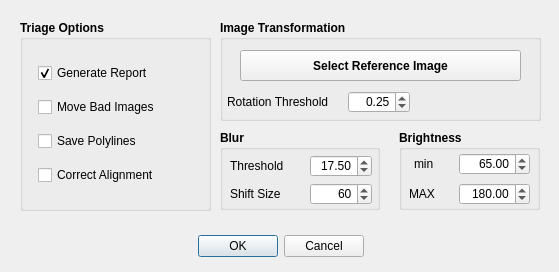
<?xml version="1.0" encoding="UTF-8"?>
<ui version="4.0">
 <class>TriageOptionsDlg</class>
 <widget class="QDialog" name="TriageOptionsDlg">
  <property name="geometry">
   <rect>
    <x>0</x>
    <y>0</y>
    <width>559</width>
    <height>272</height>
   </rect>
  </property>
  <property name="windowTitle">
   <string>Dialog</string>
  </property>
  <widget class="QDialogButtonBox" name="dialogButtonBox_ApplyCancel">
   <property name="geometry">
    <rect>
     <x>120</x>
     <y>230</y>
     <width>321</width>
     <height>32</height>
    </rect>
   </property>
   <property name="layoutDirection">
    <enum>Qt::LeftToRight</enum>
   </property>
   <property name="autoFillBackground">
    <bool>false</bool>
   </property>
   <property name="orientation">
    <enum>Qt::Horizontal</enum>
   </property>
   <property name="standardButtons">
    <set>QDialogButtonBox::Cancel|QDialogButtonBox::Ok</set>
   </property>
   <property name="centerButtons">
    <bool>true</bool>
   </property>
  </widget>
  <widget class="QGroupBox" name="groupBox_12">
   <property name="geometry">
    <rect>
     <x>220</x>
     <y>130</y>
     <width>160</width>
     <height>80</height>
    </rect>
   </property>
   <property name="font">
    <font>
     <weight>75</weight>
     <bold>true</bold>
    </font>
   </property>
   <property name="title">
    <string>Blur</string>
   </property>
   <widget class="QDoubleSpinBox" name="doubleSpinBoxBlurThreshhold">
    <property name="geometry">
     <rect>
      <x>90</x>
      <y>25</y>
      <width>62</width>
      <height>22</height>
     </rect>
    </property>
    <property name="font">
     <font>
      <weight>50</weight>
      <bold>false</bold>
     </font>
    </property>
    <property name="alignment">
     <set>Qt::AlignRight|Qt::AlignTrailing|Qt::AlignVCenter</set>
    </property>
    <property name="minimum">
     <double>-100.000000000000000</double>
    </property>
    <property name="maximum">
     <double>100.000000000000000</double>
    </property>
    <property name="value">
     <double>17.500000000000000</double>
    </property>
   </widget>
   <widget class="QLabel" name="labelBlurThreshhold_2">
    <property name="geometry">
     <rect>
      <x>10</x>
      <y>28</y>
      <width>61</width>
      <height>16</height>
     </rect>
    </property>
    <property name="font">
     <font>
      <weight>50</weight>
      <bold>false</bold>
     </font>
    </property>
    <property name="text">
     <string>Threshold</string>
    </property>
   </widget>
   <widget class="QLabel" name="labelShiftSize_2">
    <property name="geometry">
     <rect>
      <x>10</x>
      <y>56</y>
      <width>61</width>
      <height>16</height>
     </rect>
    </property>
    <property name="font">
     <font>
      <weight>50</weight>
      <bold>false</bold>
     </font>
    </property>
    <property name="text">
     <string>Shift Size</string>
    </property>
   </widget>
   <widget class="QSpinBox" name="spinBoxShiftSize">
    <property name="geometry">
     <rect>
      <x>90</x>
      <y>53</y>
      <width>62</width>
      <height>22</height>
     </rect>
    </property>
    <property name="font">
     <font>
      <weight>50</weight>
      <bold>false</bold>
     </font>
    </property>
    <property name="alignment">
     <set>Qt::AlignRight|Qt::AlignTrailing|Qt::AlignVCenter</set>
    </property>
    <property name="maximum">
     <number>1000</number>
    </property>
    <property name="value">
     <number>60</number>
    </property>
   </widget>
  </widget>
  <widget class="QGroupBox" name="groupBox_11">
   <property name="geometry">
    <rect>
     <x>399</x>
     <y>130</y>
     <width>141</width>
     <height>80</height>
    </rect>
   </property>
   <property name="font">
    <font>
     <weight>75</weight>
     <bold>true</bold>
    </font>
   </property>
   <property name="title">
    <string>Brightness</string>
   </property>
   <widget class="QLabel" name="labelBrightnessMin_3">
    <property name="geometry">
     <rect>
      <x>15</x>
      <y>26</y>
      <width>31</width>
      <height>16</height>
     </rect>
    </property>
    <property name="font">
     <font>
      <weight>50</weight>
      <bold>false</bold>
     </font>
    </property>
    <property name="text">
     <string>min</string>
    </property>
   </widget>
   <widget class="QLabel" name="labelBrightnessMin_4">
    <property name="geometry">
     <rect>
      <x>10</x>
      <y>56</y>
      <width>31</width>
      <height>16</height>
     </rect>
    </property>
    <property name="font">
     <font>
      <weight>50</weight>
      <bold>false</bold>
     </font>
    </property>
    <property name="text">
     <string>MAX</string>
    </property>
   </widget>
   <widget class="QDoubleSpinBox" name="doubleSpinBoxBrightnessMin">
    <property name="geometry">
     <rect>
      <x>60</x>
      <y>23</y>
      <width>71</width>
      <height>22</height>
     </rect>
    </property>
    <property name="font">
     <font>
      <weight>50</weight>
      <bold>false</bold>
     </font>
    </property>
    <property name="alignment">
     <set>Qt::AlignRight|Qt::AlignTrailing|Qt::AlignVCenter</set>
    </property>
    <property name="maximum">
     <double>255.000000000000000</double>
    </property>
    <property name="value">
     <double>65.000000000000000</double>
    </property>
   </widget>
   <widget class="QDoubleSpinBox" name="doubleSpinBoxBrightnessMax">
    <property name="geometry">
     <rect>
      <x>60</x>
      <y>53</y>
      <width>71</width>
      <height>22</height>
     </rect>
    </property>
    <property name="font">
     <font>
      <weight>50</weight>
      <bold>false</bold>
     </font>
    </property>
    <property name="alignment">
     <set>Qt::AlignRight|Qt::AlignTrailing|Qt::AlignVCenter</set>
    </property>
    <property name="maximum">
     <double>255.000000000000000</double>
    </property>
    <property name="value">
     <double>180.000000000000000</double>
    </property>
   </widget>
  </widget>
  <widget class="QGroupBox" name="groupBox">
   <property name="geometry">
    <rect>
     <x>20</x>
     <y>20</y>
     <width>191</width>
     <height>191</height>
    </rect>
   </property>
   <property name="font">
    <font>
     <weight>75</weight>
     <bold>true</bold>
    </font>
   </property>
   <property name="title">
    <string>Triage Options</string>
   </property>
   <widget class="QWidget" name="layoutWidget">
    <property name="geometry">
     <rect>
      <x>18</x>
      <y>35</y>
      <width>151</width>
      <height>141</height>
     </rect>
    </property>
    <layout class="QVBoxLayout" name="verticalLayout">
     <item>
      <widget class="QCheckBox" name="checkBoxTriageImagesReport">
       <property name="font">
        <font>
         <weight>50</weight>
         <bold>false</bold>
        </font>
       </property>
       <property name="text">
        <string>Generate Report</string>
       </property>
       <property name="checked">
        <bool>true</bool>
       </property>
      </widget>
     </item>
     <item>
      <widget class="QCheckBox" name="checkBoxTriageImagesMove">
       <property name="font">
        <font>
         <weight>50</weight>
         <bold>false</bold>
        </font>
       </property>
       <property name="toolTip">
        <string>Check this box to move bad images into the subfolder &quot;MovedImages&quot; which is automatically created beneath the image folder.</string>
       </property>
       <property name="text">
        <string>Move Bad Images</string>
       </property>
      </widget>
     </item>
     <item>
      <widget class="QCheckBox" name="checkBox_TriageImages_SavePolylines">
       <property name="font">
        <font>
         <weight>50</weight>
         <bold>false</bold>
        </font>
       </property>
       <property name="toolTip">
        <string>Check this box to move bad images into the subfolder &quot;MovedImages&quot; which is automatically created beneath the image folder.</string>
       </property>
       <property name="text">
        <string>Save Polylines</string>
       </property>
      </widget>
     </item>
     <item>
      <widget class="QCheckBox" name="checkBox_TriageImages_CorrectAlignment">
       <property name="font">
        <font>
         <weight>50</weight>
         <bold>false</bold>
        </font>
       </property>
       <property name="toolTip">
        <string>Check this box to move bad images into the subfolder &quot;MovedImages&quot; which is automatically created beneath the image folder.</string>
       </property>
       <property name="text">
        <string>Correct Alignment</string>
       </property>
       <property name="checked">
        <bool>false</bool>
       </property>
      </widget>
     </item>
    </layout>
   </widget>
  </widget>
  <widget class="QGroupBox" name="groupBox_2">
   <property name="geometry">
    <rect>
     <x>220</x>
     <y>20</y>
     <width>321</width>
     <height>101</height>
    </rect>
   </property>
   <property name="font">
    <font>
     <weight>75</weight>
     <bold>true</bold>
    </font>
   </property>
   <property name="title">
    <string>Image Transformation</string>
   </property>
   <widget class="QPushButton" name="pushButton_SelectReferenceImage">
    <property name="geometry">
     <rect>
      <x>20</x>
      <y>30</y>
      <width>281</width>
      <height>31</height>
     </rect>
    </property>
    <property name="text">
     <string>Select Reference Image</string>
    </property>
   </widget>
   <widget class="QLabel" name="labelBrightnessMin_5">
    <property name="geometry">
     <rect>
      <x>7</x>
      <y>72</y>
      <width>121</width>
      <height>20</height>
     </rect>
    </property>
    <property name="font">
     <font>
      <weight>50</weight>
      <bold>false</bold>
     </font>
    </property>
    <property name="text">
     <string>Rotation Threshold</string>
    </property>
   </widget>
   <widget class="QDoubleSpinBox" name="doubleSpinBox_TriageOptions_RotationThreshold">
    <property name="geometry">
     <rect>
      <x>128</x>
      <y>71</y>
      <width>62</width>
      <height>22</height>
     </rect>
    </property>
    <property name="font">
     <font>
      <weight>50</weight>
      <bold>false</bold>
     </font>
    </property>
    <property name="alignment">
     <set>Qt::AlignRight|Qt::AlignTrailing|Qt::AlignVCenter</set>
    </property>
    <property name="maximum">
     <double>255.000000000000000</double>
    </property>
    <property name="singleStep">
     <double>0.010000000000000</double>
    </property>
    <property name="value">
     <double>0.250000000000000</double>
    </property>
   </widget>
  </widget>
 </widget>
 <resources/>
 <connections>
  <connection>
   <sender>dialogButtonBox_ApplyCancel</sender>
   <signal>accepted()</signal>
   <receiver>TriageOptionsDlg</receiver>
   <slot>accept()</slot>
   <hints>
    <hint type="sourcelabel">
     <x>248</x>
     <y>254</y>
    </hint>
    <hint type="destinationlabel">
     <x>157</x>
     <y>274</y>
    </hint>
   </hints>
  </connection>
  <connection>
   <sender>dialogButtonBox_ApplyCancel</sender>
   <signal>rejected()</signal>
   <receiver>TriageOptionsDlg</receiver>
   <slot>reject()</slot>
   <hints>
    <hint type="sourcelabel">
     <x>316</x>
     <y>260</y>
    </hint>
    <hint type="destinationlabel">
     <x>286</x>
     <y>274</y>
    </hint>
   </hints>
  </connection>
 </connections>
</ui>
